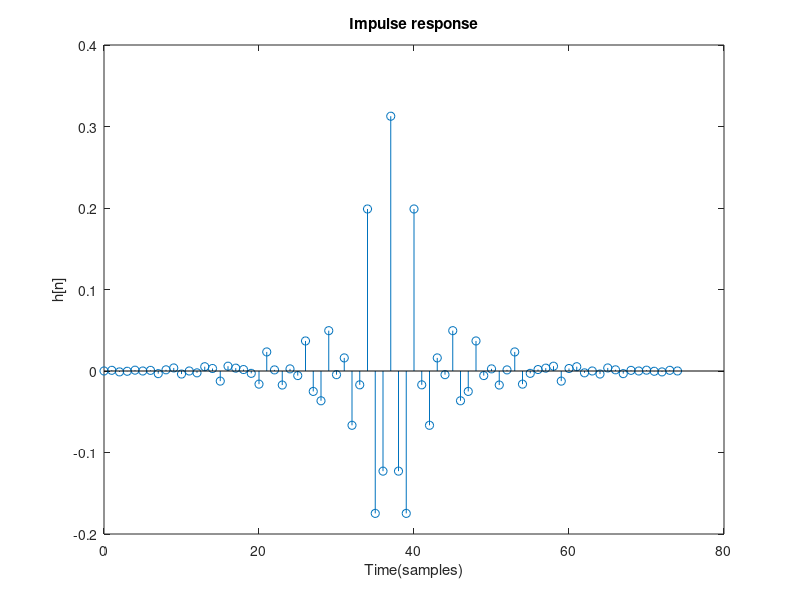
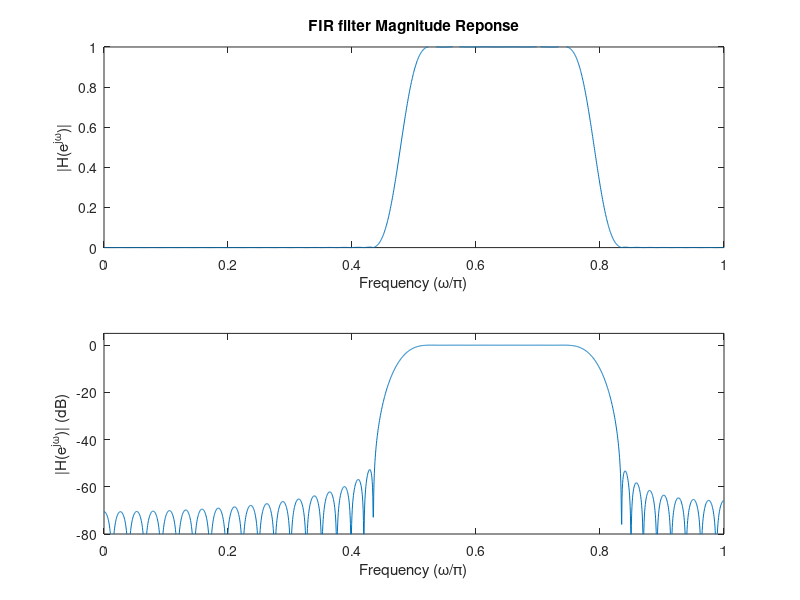
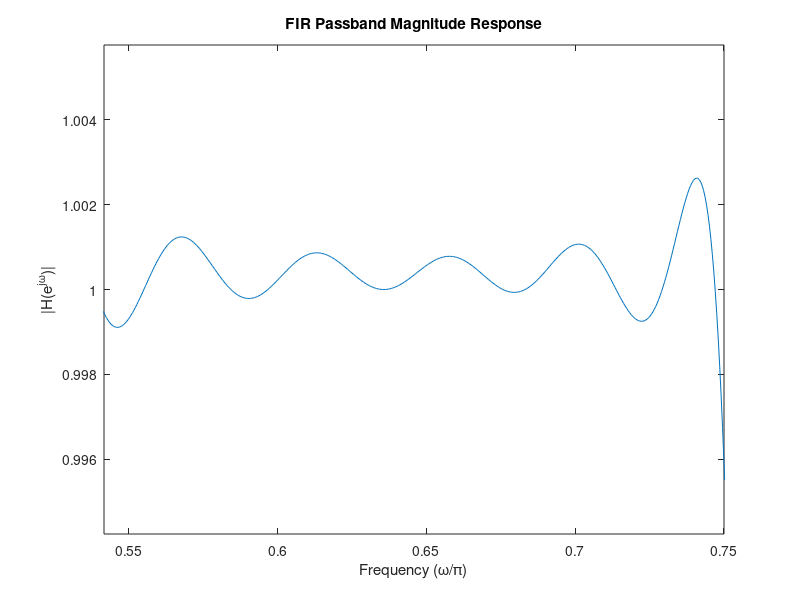

These figures' MATLAB source, in order:
%200029B FIR filter design Assignment
%Kaiser window method

%Filter Specification

Omega_s=4800;                                                          % sampling frequency            rad/s
Omega_s1 = 1000;                                                       % lower stopband edge           rad/s
Omega_p1 = 1300;                                                       % lower passband edge           rad/s
Omega_p2 = 1800;                                                       % upper passband edge           rad/s
Omega_s2 = 2000;                                                       % upper stopband edge           rad/s
A_p = 0.1;                                                             % Maximum passband ripple       dB
A_a = 52;                                                              % Minimum stopband attenuation  dB

d_p = (10^(A_p/20) - 1)/(10^(A_p/20) + 1);                             %Maximum passband ripple        Linear
d_s = 10^(-A_a/20);                                                    %stopband attenuation           Linear

fcuts = [Omega_s1 Omega_p1 Omega_p2 Omega_s2];
mags = [0 1 0];
devs = [d_s d_p d_s];

[M,Wn,beta,ftype] = kaiserord(fcuts,mags,devs,Omega_s);                       %M is order of the filter
N=M+1;                                                                    %Length of the window

% Generate bandpass filter coefficients using Kaiser window
h = fir1(M,Wn, 'bandpass', kaiser(N,beta));

%Compute frequency reponse for FIR filter
Nfreqs=2048;
[H,omega]=freqz(h,1,Nfreqs);

%Impulse Reponse
figure(1)
stem([0:N-1],h)
xlabel('Time(samples)')
ylabel('h[n]')
title('Impulse response')

%Magnitude Reponse
figure(2)
subplot(2,1,1)
plot(omega/pi,abs(H));
xlabel('Frequency (\omega/\pi)'),ylabel('|H(e^{j\omega})|')
ylim([0 1])
xlim([0 1])
title('FIR filter Magnitude Reponse')

subplot(2,1,2)
plot(omega/pi,20*log10(abs(H)));
xlabel('Frequency (\omega/\pi)'),ylabel('|H(e^{j\omega})| (dB)')
ylim([-80 5])
xlim([0 1])

% Magnitude reponse in passband
figure(3)
plot(omega/pi,abs(H));
xlabel('Frequency (\omega/\pi)'),ylabel('|H(e^{j\omega})|')
title('FIR Passband Magnitude Response')
%Limit plot to cover passband region
xlim([(2*pi*Omega_p1)/Omega_s/pi (2*pi*Omega_p2)/Omega_s/pi])
ylim([1-d_p 1+d_p]);

